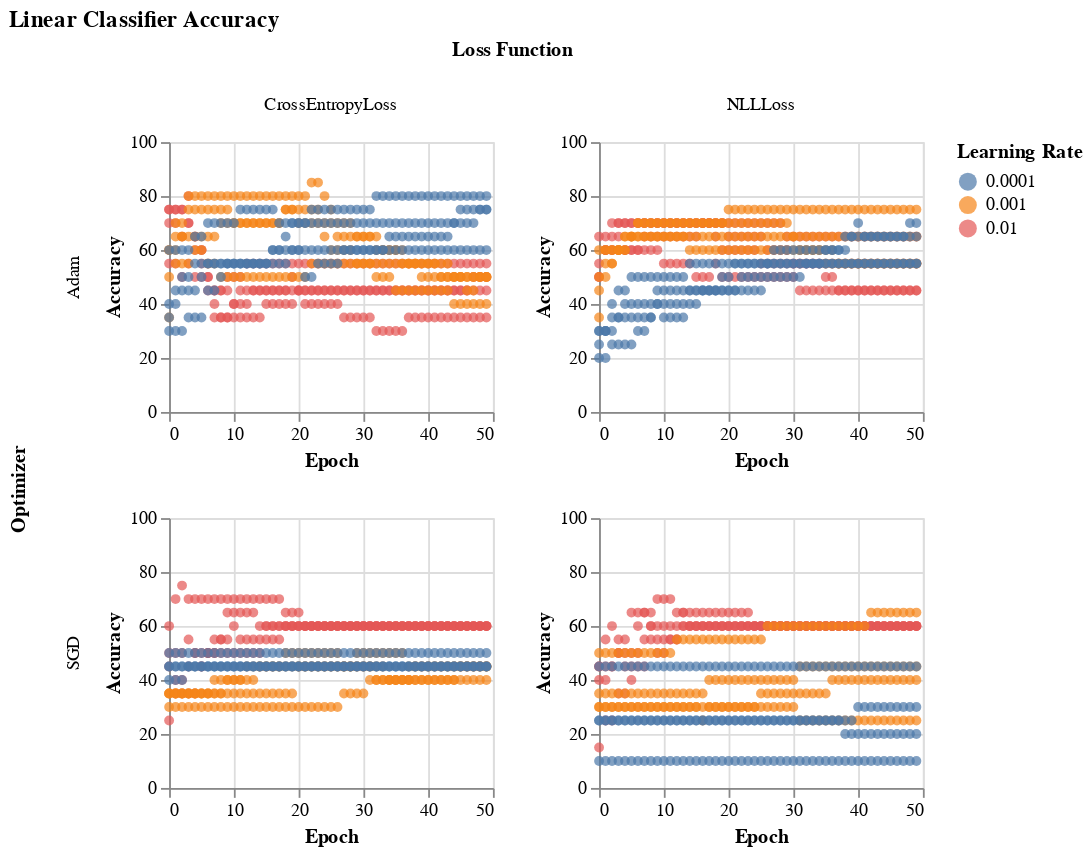

Here is the notebook cell this chart was saved with:
### Code cell
# Function to run the model with different parameters
def run_model(X, y_encoded, loss_function, optimizer_function, lr, pca_components):
    # PCA transformation
    pca = PCA(n_components=pca_components)
    X_pca = pca.fit_transform(X)

    # split the dataset
    X_train, X_test, y_train, y_test = train_test_split(X_pca, y_encoded, test_size=0.2, random_state=42)

    # Convert to tensors
    X_train = torch.tensor(X_train, dtype=torch.float32)
    X_test = torch.tensor(X_test, dtype=torch.float32)
    y_train = torch.tensor(y_train, dtype=torch.long)
    y_test = torch.tensor(y_test, dtype=torch.long)

    in_dim = X_train.shape[1]
    model = LinearClassifierAlexNet(in_dim)

    # Loss and optimizer
    criterion = loss_function()
    optimizer = optimizer_function(model.parameters(), lr=lr)

    # Training loop
    epochsmax = 50


    accuracy = []
    for epoch in range(epochsmax):
        # Forward
        outputs = model(X_train)
        loss = criterion(outputs, y_train)

        # Backward and optimize
        optimizer.zero_grad()
        loss.backward()
        optimizer.step()

        # Test
        model.eval()
        with torch.no_grad():
            correct = 0
            total = 0
            outputs = model(X_test)
            _, predicted = torch.max(outputs.data, 1)
            total += y_test.size(0)
            correct += (predicted == y_test).sum().item()
        accuracy.append(correct / total * 100)

    return accuracy

# Load and preprocess the data
pca_df = pca_df.dropna()
X = pca_df.drop(columns=['Diagnosis'])
y = pca_df['Diagnosis']
label_encoder = LabelEncoder()
y_encoded = label_encoder.fit_transform(y)

# Parameters to try
loss_functions = [torch.nn.CrossEntropyLoss, torch.nn.NLLLoss]
optimizer_functions = [torch.optim.Adam, torch.optim.SGD]
learning_rates = [0.01, 0.001, 0.0001]
pca_components_list = [0.9, 0.95, 0.99, 0.999]

# Running the model with different parameters
results = []
for loss_function in loss_functions:
    for optimizer_function in optimizer_functions:
        for lr in learning_rates:
            for pca_components in pca_components_list:
                accuracy = run_model(X, y_encoded, loss_function, optimizer_function, lr, pca_components)
                for epoch, acc in enumerate(accuracy):
                    results.append({
                        'Epoch': epoch,
                        'Accuracy': acc,
                        'Loss Function': loss_function.__name__,
                        'Optimizer': optimizer_function.__name__,
                        'Learning Rate': lr,
                        'PCA Components': pca_components
                    })

results_df = pd.DataFrame(results)

chart = alt.Chart(results_df).mark_circle().encode(
    x='Epoch:Q',
    y=alt.Y('Accuracy:Q', scale=alt.Scale(domain=[0, 100])),
    color='Learning Rate:N',
    tooltip=['Epoch', 'Accuracy', 'Loss Function', 'Optimizer', 'Learning Rate', 'PCA Components']
).properties(
    width=180,
    height=150
)

# Create small multiples
chart = chart.facet(
    column='Loss Function:N',
    row='Optimizer:N'
).resolve_scale(
    x='independent',
    y='independent'
).properties(
    title="Linear Classifier Accuracy"
)
chart = chart.configure_title(
    align='center'
)

chart

### Figure 1 — Vega-Lite specification as saved in the notebook (floating-point values rounded to 4 significant figures; data arrays with more than 128 entries replaced by an {"elided": "..."} marker saying what was removed)
{"config": {"view": {"continuousWidth": 400, "continuousHeight": 300}, "title": {"align": "center"}}, "data": {"name": "data-687ecc9a5b96db756b6fddbf274eb7dd"}, "facet": {"column": {"field": "Loss Function", "type": "nominal"}, "row": {"field": "Optimizer", "type": "nominal"}}, "spec": {"mark": "circle", "encoding": {"color": {"field": "Learning Rate", "type": "nominal"}, "tooltip": [{"field": "Epoch", "type": "quantitative"}, {"field": "Accuracy", "type": "quantitative"}, {"field": "Loss Function", "type": "nominal"}, {"field": "Optimizer", "type": "nominal"}, {"field": "Learning Rate", "type": "quantitative"}, {"field": "PCA Components", "type": "quantitative"}], "x": {"field": "Epoch", "type": "quantitative"}, "y": {"field": "Accuracy", "scale": {"domain": [0, 100]}, "type": "quantitative"}}, "height": 150, "width": 180}, "resolve": {"scale": {"x": "independent", "y": "independent"}}, "title": "Linear Classifier Accuracy", "$schema": "https://vega.github.io/schema/vega-lite/v4.17.0.json", "datasets": {"data-687ecc9a5b96db756b6fddbf274eb7dd": {"elided": "2400 records"}}}
